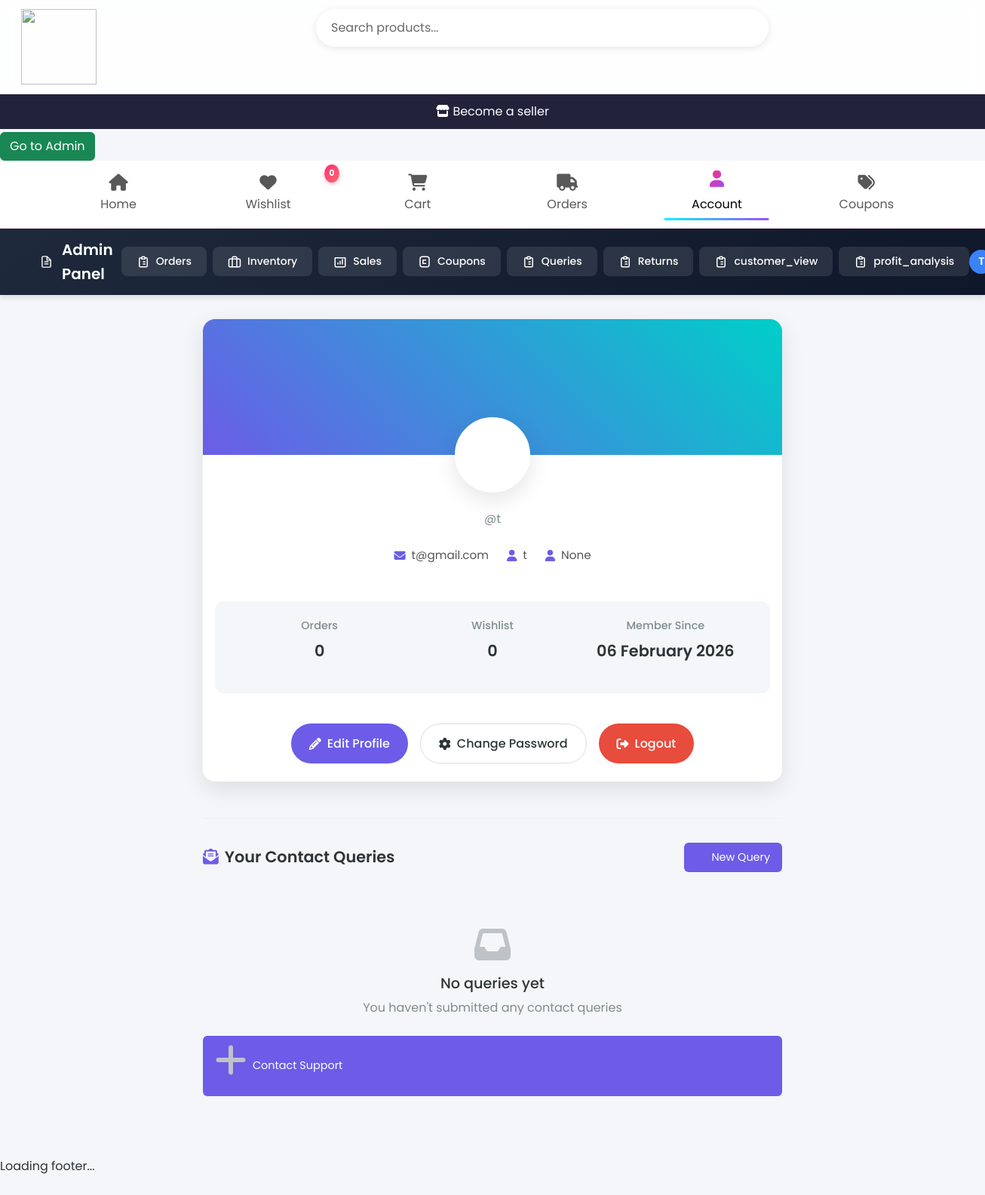
Screenshot of /accounts/profile/ (signed in) with the database file from the repository.
### accounts/models.py (models this page shows, shortened)
class Customer(AbstractUser):
    email = models.EmailField(unique=True)
    phone_number = models.CharField(max_length=15, blank=True, null=True)
    otp = models.CharField(max_length=6, blank=True, null=True)
    is_verified = models.BooleanField(default=False)

### accounts/views.py (the view)
# urls.py: path('profile/', views.view_profile, name='view_profile'),
@login_required
def view_profile(request):
    user = request.user
    total_orders = Order.objects.filter(user=user).count()
    total_wishlist_items = Wishlist.objects.filter(user=user).count()
    user_queries = contact_us.objects.filter(user=request.user).order_by('-id')  # latest first
    join_date = localtime(user.date_joined).strftime('%d %B %Y')
    context = {
        'user': user,
        'total_orders': total_orders,
        'wishlist_count': total_wishlist_items,
        'member_since': join_date,
        'user_queries':user_queries
    }
    return render(request, 'account/view_profile.html', context)

### basicinfo/context_processors.py (called while the page is built)
def basicinfo_context(request):
    basicinfo = NavImage.objects.first()
    nav_image_url = basicinfo.logo_image.url if basicinfo and basicinfo.logo_image else ''
    return {
        'nav_image': nav_image_url,
        'basicinfo': basicinfo,  # optional full object for other fields
    }

### wishlist/context_processors.py (called while the page is built)
def wishlist_count(request):
    if request.user.is_authenticated:
        return {'wishlist_count': Wishlist.objects.filter(user=request.user).count()}
    return {'wishlist_count': 0}

### templates/account/view_profile.html (shortened to what this page needs)
{% extends "base.html" %}
{% load static %}
{% block content %}
    {% block extra_css %}
<link rel="stylesheet" href="{% static 'css/view_profile.css' %}">
{% endblock %}
<link rel="stylesheet" href="https://cdnjs.cloudflare.com/ajax/libs/font-awesome/6.4.0/css/all.min.css">
<div class="modern-profile">
  <div class="profile-container">
    <div class="profile-cover">
      <div class="cover-image"></div>
      <div class="profile-pic">
        <div class="avatar">
        </div>
      </div>
    </div>
    <div class="profile-info">
      <p class="username">@{{ user.username }}</p>
      <div class="user-details">
        <div class="detail-item">
          <i class="fas fa-envelope"></i>
          <span>{{ user.email }}</span>
        </div>
        <div class="detail-item">
          <i class="fas fa-user"></i>
          <span>{{ user.username }}</span>
        </div>
        <div class="detail-item">
          <i class="fas fa-user"></i>
          <span>{{ user.phone_number }}</span>
        </div>
      </div>
    </div>
    <div class="profile-stats">
      <div class="stat-card">
        <h3>Orders</h3>
        <p>{{ total_orders }}</p>
      </div>
      <div class="stat-card">
        <h3>Wishlist</h3>
        <p>{{ wishlist_count }}</p>
      </div>
      <div class="stat-card">
        <h3>Member Since</h3>
        <p>{{ member_since }}</p>
      </div>
    </div>
    <div class="profile-actions">
      <a href="{% url 'edit_profile' %}" class="profile-btn btn-edit">
        <i class="fas fa-pencil-alt"></i> Edit Profile
      </a>
      <a href="{% url 'change_password_with_otp' %}" class="profile-btn btn-settings">
        <i class="fas fa-cog"></i> Change Password
      </a>
      <a href="{% url 'logout' %}" class="profile-btn btn-logout">
        <i class="fas fa-sign-out-alt"></i> Logout
      </a>
    </div>
  </div>
  <div class="profile-queries-section">
    <div class="section-header">
      <h4><i class="fas fa-envelope-open-text"></i> Your Contact Queries</h4>
      <a href="{% url 'basicinfo:contactus' %}" class="btn-new-query">
        <i class="fas fa-plus"></i> New Query
      </a>
    </div>
    {% if user_queries %}
    <div class="queries-container">
      {% for query in user_queries %}
      <div class="query-card {% cycle 'odd' 'even' %}">
        <div class="query-header">
          <h5 class="query-subject">{{ query.subject }}</h5>
          <span class="query-date">{{ query.created_at|date:"M d, Y" }}</span>
        <span class="query-status {% if query.is_resolved %}resolved{% else %}pending{% endif %}" id="status-{{ query.id }}">
  {% if query.is_resolved %}Resolved{% else %}Pending{% endif %}
</span>
        </div>
        <div class="query-body">
          <p class="query-message">{{ query.message }}</p>
        </div>
        <div class="query-footer">
          <span class="query-id">ID: {{ query.id }}</span>
          <a href="{% url 'basicinfo:contactus' %}?followup={{ query.id }}" class="btn-follow-up">
            <i class="fas fa-reply"></i> Follow Up
          </a>
        </div>
      </div>
      {% endfor %}
    </div>
    {% else %}
    <div class="no-queries">
      <div class="empty-state">
        <i class="fas fa-inbox"></i>
        <h5>No queries yet</h5>
        <p>You haven't submitted any contact queries</p>
        <a href="{% url 'basicinfo:contactus' %}" class="btn-new-query">
          <i class="fas fa-plus"></i> Contact Support
        </a>
      </div>
    </div>
    {% endif %}
  </div>
</div>
{% endblock %}

### templates/partials/nav.html (shortened to what this page needs)
{% load static %}
<!DOCTYPE html>
<html lang="en">
<head>
    <link rel="stylesheet" href="https://cdnjs.cloudflare.com/ajax/libs/font-awesome/6.4.0/css/all.min.css">
     <link href="https://cdn.jsdelivr.net/npm/bootstrap@5.3.0/dist/css/bootstrap.min.css" rel="stylesheet">
</head>
<body>
    <div class="ybz-search-bar">
        <div class="logodata">
            {% if nav_image %}
                <img src="{{ nav_image }}" alt="{{ site_name }}" class="logo-img">
            {% else %}
                <img src="{% static 'images/default-logo.png' %}" alt="{{ site_name }}" class="logo-img">
            {% endif %}
        </div>
        <div class="ybz-search-container">
            <input type="text" id="ybz-search-input" placeholder="Search products..." autocomplete="off">
        </div>
    </div>
<div style="display: grid; grid-template-columns: 1fr ; margin-bottom: 4px;     background-color: #22223b;
 text-align: center; color:#fff;">     <a href="{% url 'seller:mainpage' %}"  style=" color:#fff;padding: 10px 15px; border: none; border-radius: 0%; text-decoration: none;"> <i class="fas fa-store"></i> Become a seller</a>
</div>
  {% if request.user.is_authenticated and request.user.is_staff %}
<button onclick="window.location.href='/admin/'"  class="btn btn-success">Go to Admin</button>
{% endif %}
    <nav class="ybz-nav-bar">
        <div class="ybz-nav-container">
            <a href="/" class="ybz-nav-item ybz-active">
                <i class="fas fa-home"></i>
                <span>Home</span>
            </a>
            <a href="{% url 'wishlist:view_wishlist' %}" class="ybz-nav-item">
                <span class="ybz-badge">{{ wishlist_count }}</span>
                <i class="fas fa-heart"></i>
                <span>Wishlist</span>
            </a>
            <a href="{% url 'view_cart' %}" class="ybz-nav-item">
                <i class="fas fa-shopping-cart"></i>
                <span>Cart</span>
            </a>
             <a href="{% url 'track_order' %}" class="ybz-nav-item">
                <i class="fas fa-truck"></i>
                <span>Orders</span>
            </a>
            <a href="{% url 'view_profile' %}" class="ybz-nav-item">
                <i class="fas fa-user"></i>
                <span>Account</span>
            </a>
            <a href="{% url 'my_coupons' %}" class="ybz-nav-item">
                <i class="fas fa-tags"></i>
                <span>Coupons</span>
            </a>
        </div>
    </nav>
{% if request.user.is_authenticated and request.user.is_staff %}
<nav class="qwe-navbar-container" style="background: linear-gradient(135deg, #1e293b 0%, #0f172a 100%); padding: 0.75rem 2rem; box-shadow: 0 4px 6px rgba(0,0,0,0.1);">
    <div class="qwe-navbar-inner" >
        <div class="qwe-navbar-brand" style="display: flex; align-items: center; gap: 0.75rem;">
            <span class="qwe-navbar-title" style="color: white; font-weight: 600; font-size: 1.25rem;">Admin Panel</span>
        </div>
        <div class="qwe-navbar-links" >
            <a href="{% url 'order_list' %}" class="qwe-navbar-btn" style="padding: 0.5rem 1.25rem; background: rgba(255,255,255,0.1); color: white; border-radius: 0.5rem; font-size: 0.875rem; font-weight: 500; text-decoration: none; transition: all 0.2s; display: flex; align-items: center; gap: 0.5rem;">
                Orders
            </a>
            <a href="{% url 'product:variant_stock_list'%}" class="qwe-navbar-btn " style="padding: 0.5rem 1.25rem; background: rgba(255,255,255,0.1);  color: white; border-radius: 0.5rem; font-size: 0.875rem; font-weight: 500; text-decoration: none; transition: all 0.2s; display: flex; align-items: center; gap: 0.5rem;">
                Inventory
            </a>
            <a href="{% url 'basicinfo:sales_dashboard' %}" class="qwe-navbar-btn" style="padding: 0.5rem 1.25rem; background: rgba(255,255,255,0.1); color: white; border-radius: 0.5rem; font-size: 0.875rem; font-weight: 500; text-decoration: none; transition: all 0.2s; display: flex; align-items: center; gap: 0.5rem;">
                <svg width="18" height="18" viewBox="0 0 24 24" fill="none" xmlns="http://www.w3.org/2000/svg">
                    <path d="M16 8V16M12 11V16M8 14V16M3 5H21V19C21 20.1046 20.1046 21 19 21H5C3.89543 21 3 20.1046 3 19V5Z" stroke="currentColor" stroke-width="2" stroke-linecap="round" stroke-linejoin="round"/>
                </svg>
                Sales
            </a>
            <a href="{% url 'coupon_analytics' %}" class="qwe-navbar-btn" style="padding: 0.5rem 1.25rem; background: rgba(255,255,255,0.1); color: white; border-radius: 0.5rem; font-size: 0.875rem; font-weight: 500; text-decoration: none; transition: all 0.2s; display: flex; align-items: center; gap: 0.5rem;">
                Coupons
            </a>
            <a href="{% url 'basicinfo:contact_query_list' %}" class="qwe-navbar-btn" style="padding: 0.5rem 1.25rem; background: rgba(255,255,255,0.1); color: white; border-radius: 0.5rem; font-size: 0.875rem; font-weight: 500; text-decoration: none; transition: all 0.2s; display: flex; align-items: center; gap: 0.5rem;">
                Queries
            </a>
            <a href="{% url 'admin_return_requests' %}" class="qwe-navbar-btn" style="padding: 0.5rem 1.25rem; background: rgba(255,255,255,0.1); color: white; border-radius: 0.5rem; font-size: 0.875rem; font-weight: 500; text-decoration: none; transition: all 0.2s; display: flex; align-items: center; gap: 0.5rem;">
                Returns
            </a>
            <a href="{% url 'admin_dashboard' %}" class="qwe-navbar-btn" style="padding: 0.5rem 1.25rem; background: rgba(255,255,255,0.1); color: white; border-radius: 0.5rem; font-size: 0.875rem; font-weight: 500; text-decoration: none; transition: all 0.2s; display: flex; align-items: center; gap: 0.5rem;">
                customer_view
            </a>
            <a href="{% url 'basicinfo:profit_analysis' %}" class="qwe-navbar-btn" style="padding: 0.5rem 1.25rem; background: rgba(255,255,255,0.1); color: white; border-radius: 0.5rem; font-size: 0.875rem; font-weight: 500; text-decoration: none; transition: all 0.2s; display: flex; align-items: center; gap: 0.5rem;">
                profit_analysis
            </a>
        </div>
        <div class="qwe-navbar-user" style="display: flex; align-items: center; gap: 0.75rem;">
            <div class="qwe-navbar-avatar" style="width: 32px; height: 32px; border-radius: 50%; background: #3b82f6; display: flex; align-items: center; justify-content: center; color: white; font-weight: 600; font-size: 0.875rem;">
                {{ request.user.username|first|upper }}
            </div>
        </div>
    </div>
</nav>
{% endif %}
</body>
</html>

### static/css/base.css (style rules this page uses)
:root { --primary: #4361ee; --primary-light: #5e72e4; --secondary: #3f37c9; --accent: #f72585; --accent-light: #ff6b9e; --light: #f8f9fa; --dark: #212529; --dark-light: #343a40; --success: #4cc9f0; --warning: #f8961e; --danger: #ef233c; --info: #4895ef; --gray: #6c757d; --light-gray: #e9ecef; --shadow-sm: 0 1px 3px rgba(0,0,0,0.12), 0 1px 2px rgba(0,0,0,0.24); --shadow-md: 0 4px 6px rgba(0,0,0,0.1), 0 1px 3px rgba(0,0,0,0.08); --shadow-lg: 0 10px 25px rgba(0,0,0,0.1), 0 5px 10px rgba(0,0,0,0.05); --shadow-xl: 0 20px 40px rgba(0,0,0,0.15), 0 10px 10px rgba(0,0,0,0.05); --transition: all 0.3s cubic-bezier(0.25, 0.8, 0.25, 1); --transition-fast: all 0.15s ease-in-out; }
a { text-decoration: none; }

### static/css/footer.css (style rules this page uses)
a,li { text-decoration: none; color: inherit; transition: var(--transition); }

### static/css/view_profile.css (style rules this page uses)
:root { --primary: #6C5CE7; --secondary: #00CEC9; --dark: #2D3436; --light: #F5F6FA; --white: #FFFFFF; --shadow: 0 10px 30px rgba(0, 0, 0, 0.1); --danger: #E74C3C; }
body { font-family: 'Poppins', sans-serif; background-color: var(--light); color: var(--dark); line-height: 1.6; padding-bottom: 2rem; }
.modern-profile { max-width: 800px; margin: 2rem auto; padding: 0 1rem; }
.profile-container { background: var(--white); border-radius: 16px; box-shadow: var(--shadow); overflow: hidden; position: relative; margin-bottom: 2rem; }
.profile-cover { position: relative; height: 180px; }
.cover-image { background: linear-gradient(45deg, var(--primary), var(--secondary)); height: 100%; width: 100%; }
.profile-pic { position: absolute; bottom: -50px; left: 50%; transform: translateX(-50%); }
.avatar { width: 100px; height: 100px; background: var(--white); border-radius: 50%; display: flex; align-items: center; justify-content: center; font-size: 2.5rem; font-weight: 600; color: var(--primary); border: 4px solid var(--white); box-shadow: var(--shadow); }
.profile-info { text-align: center; padding: 4rem 2rem 2rem; }
.username { color: #7F8C8D; font-size: 1rem; margin-bottom: 1.5rem; }
.user-details { display: flex; flex-wrap: wrap; justify-content: center; gap: 1.5rem; margin-top: 1.5rem; }
.detail-item { display: flex; align-items: center; gap: 0.5rem; font-size: 0.95rem; color: #555; }
.detail-item i { color: var(--primary); }
.profile-stats { display: flex; justify-content: space-around; padding: 1.5rem; background: var(--light); margin: 1rem; border-radius: 12px; }
.stat-card { text-align: center; flex: 1; min-width: 100px; }
.stat-card h3 { font-size: 0.9rem; color: #7F8C8D; margin-bottom: 0.5rem; }
.stat-card p { font-size: 1.3rem; font-weight: 600; color: var(--dark); }
.profile-actions { display: flex; justify-content: center; gap: 1rem; padding: 1.5rem; flex-wrap: wrap; }
.profile-btn { padding: 0.8rem 1.5rem; border-radius: 50px; font-weight: 500; display: flex; align-items: center; gap: 0.5rem; transition: all 0.3s ease; text-decoration: none; cursor: pointer; border: none; }
.btn-edit { background: var(--primary); color: white; }
.btn-settings { background: var(--white); color: var(--dark); border: 1px solid #ddd; }
.btn-logout { background: var(--danger); color: white; }
.profile-queries-section { margin-top: 3rem; border-top: 1px solid #eee; padding-top: 2rem; }
.section-header { display: flex; justify-content: space-between; align-items: center; margin-bottom: 1.5rem; flex-wrap: wrap; gap: 1rem; }
.section-header h4 { font-size: 1.3rem; font-weight: 600; color: var(--dark); display: flex; align-items: center; gap: 0.5rem; margin: 0; }
.section-header i { color: var(--primary); }
.btn-new-query { background: var(--primary); color: white; border: none; padding: 0.5rem 1rem; border-radius: 6px; font-size: 0.9rem; display: flex; align-items: center; gap: 0.5rem; text-decoration: none; transition: all 0.2s ease; }
.no-queries { text-align: center; padding: 3rem 0; }
.empty-state i { font-size: 3rem; color: #BDC3C7; margin-bottom: 1rem; }
.empty-state h5 { font-size: 1.2rem; color: var(--dark); margin-bottom: 0.5rem; }
.empty-state p { color: #7F8C8D; margin-bottom: 1.5rem; }

### rows the page displays
Customer: user.username|first "T", username "t", email "t@gmail.com", phone_number "None"

### other values shown
{{ wishlist_count }} "0"
{{ total_orders }} "0"
{{ member_since }} "06 February 2026"
